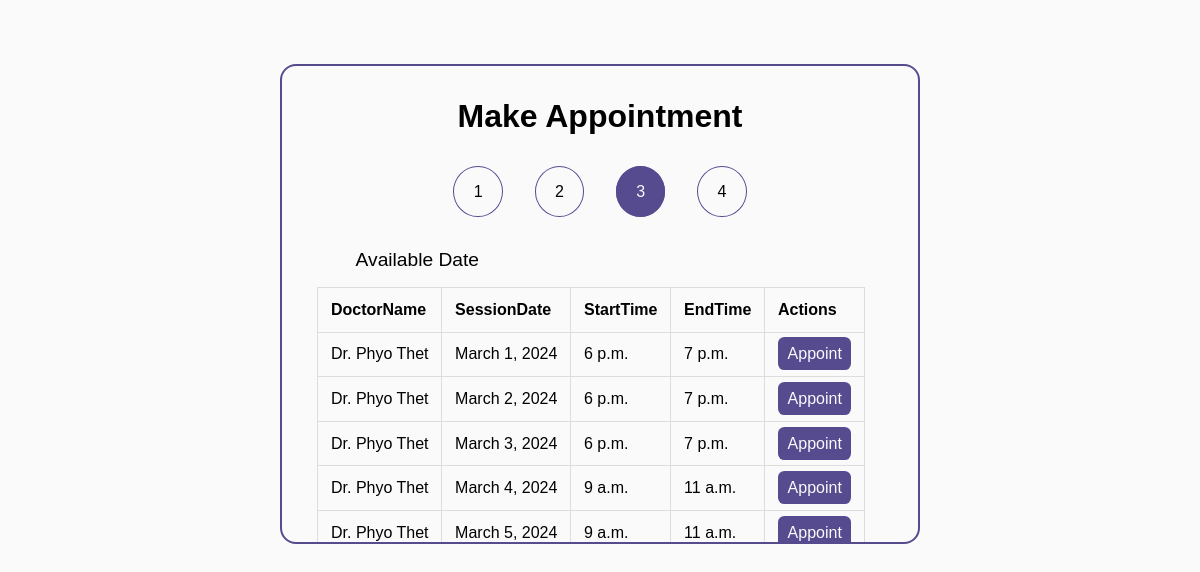
The page /appointment/1/ on the database as committed earlier.
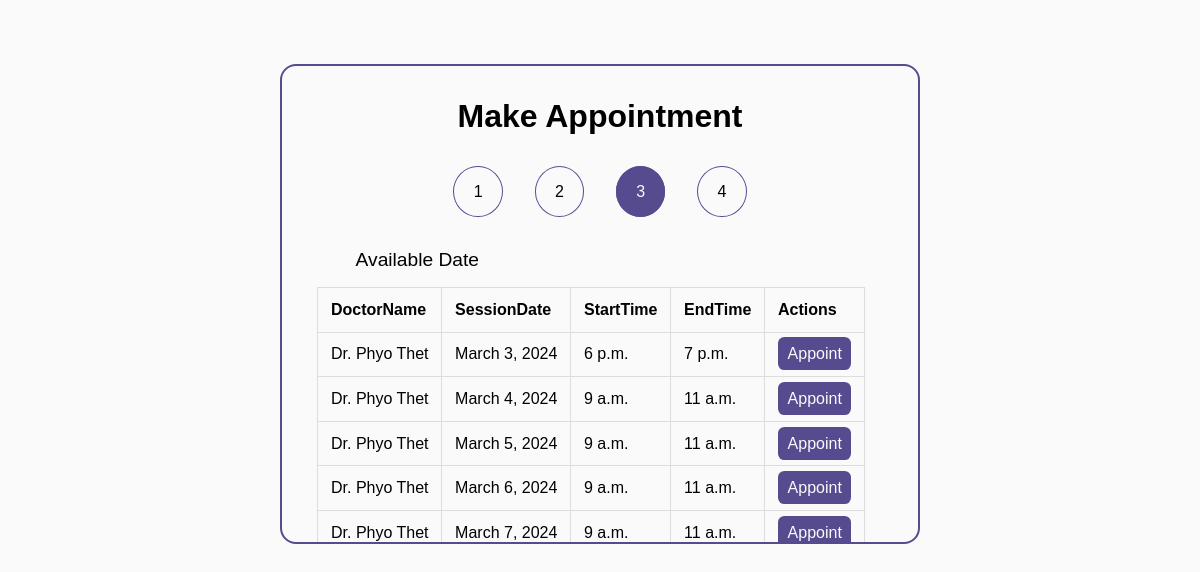
The same page on the database as committed later.
### patients/models.py (models this page shows, shortened)
class Schedule(models.Model):
    ScheduleID = models.AutoField(primary_key=True)
    Doctor = models.ForeignKey(Doctor, on_delete=models.CASCADE)
    ScheduleDate = models.DateField(null=True, blank=True)
    ScheduleStartTime = models.TimeField()
    ScheduleEndTime = models.TimeField()
    MaxPatient = models.PositiveIntegerField()

class Doctor(models.Model):
    DoctorID = models.AutoField(primary_key= True)
    DoctorImg = models.ImageField(upload_to='uploads',default='a.png')
    DoctorName = models.CharField(max_length=50)
    DoctorMail =models.EmailField(max_length=50)
    DoctorPwd = models.CharField(max_length=50)
    DoctorPh = models.CharField(max_length=50)
    Department = models.ForeignKey(Department, on_delete=models.CASCADE)
    class Meta:
        verbose_name_plural = 'Doctors'
    def __str__(self):
        return self.DoctorName

### patients/views.py (the view)
# urls.py: path('appointment/<int:DoctorID>/',views.appointment_view,name='appointment_view'),
def appointment_view(request, DoctorID):
    data = Schedule.objects.filter(Doctor=DoctorID)
    if data:
        return render(request, 'stage3.html', {'schedule': data})
    else:
        return render(request,'nostage3.html',{'schedule':data})

### templates/stage3.html (shortened to what this page needs)
<!DOCTYPE html>
{% load static %}
<html lang="en">
<head>
    <link rel="stylesheet" href="{%static '/css/home.css'%}" />
</head>
<body>
    <div class="appoint-section">
        <p class="header">
            Make Appointment
        </p>
        <p class="action-section">
        <ul class="action-list">
            <li class="actions"><a class="action">1</a></li>
            <li class="actions"><a class="action">2</a></li>
            <li class="actions"><a class="action active-action">3</a></li>
            <li class="actions"><a class="action">4</a></li>
        </ul>
        </p>
       <p class="sub-header-section">
            <span class="subheader">Available Date</span>
        </p>
        <div class="session-section">
            <table class="table">
                <thead>
                    <tr>
                        <th>DoctorName</th>
                        <th>SessionDate</th>
                        <th>StartTime</th>
                        <th>EndTime</th>
                        <th>Actions</th>
                    </tr>
                </thead>
                <tbody>
                     {% for x in schedule %}
                    <tr>
                        <td>{{x.Doctor}}</td>
                        <td>{{x.ScheduleDate}}</td>
                        <td>{{x.ScheduleStartTime}}</td>
                        <td>{{x.ScheduleEndTime}}</td>
                        <td><a href="/tokenfun/{{x.ScheduleID}}" class="search-btn">Appoint</a></td>
                    </tr>
                {% endfor %}
                </tbody>
            </table>
        </div>
    </div>
</body>
</html>

Rows that differ between the two databases and show on the page:
removed Schedule: Doctor "Dr. Phyo Thet", ScheduleDate "March 1, 2024", ScheduleStartTime "6 p.m.", ScheduleEndTime "7 p.m."
removed Schedule: Doctor "Dr. Phyo Thet", ScheduleDate "March 2, 2024", ScheduleStartTime "6 p.m.", ScheduleEndTime "7 p.m."
now on this page (row unchanged): Schedule: Doctor "Dr. Phyo Thet", ScheduleDate "March 6, 2024", ScheduleStartTime "9 a.m.", ScheduleEndTime "11 a.m."
now on this page (row unchanged): Schedule: Doctor "Dr. Phyo Thet", ScheduleDate "March 7, 2024", ScheduleStartTime "9 a.m.", ScheduleEndTime "11 a.m."
